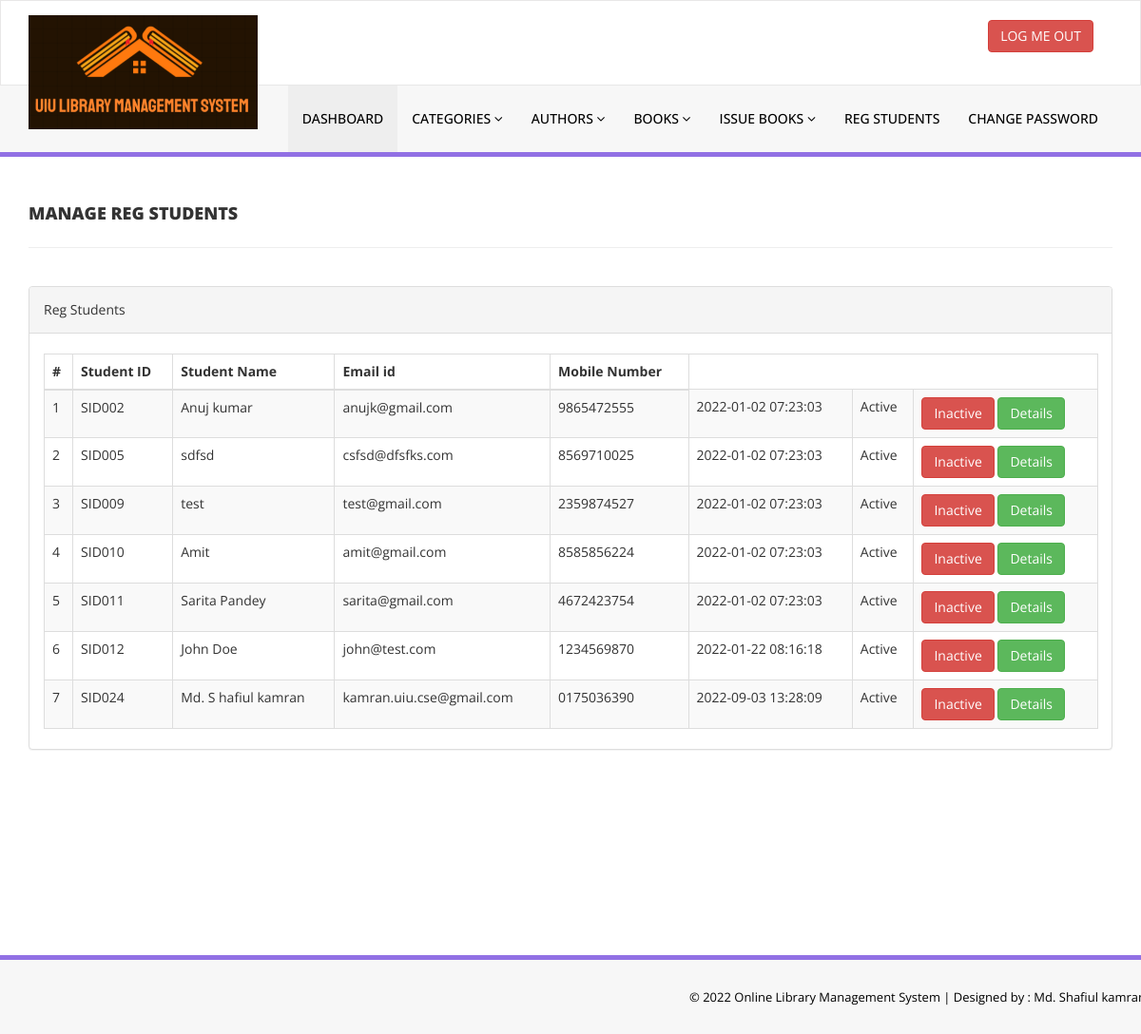
The app's page /admin/reg-students.php (signed in) with its own data.
### tables this page shows
CREATE TABLE `tblstudents` (
  `id` int(11) NOT NULL,
  `StudentId` varchar(100) DEFAULT NULL,
  `FullName` varchar(120) DEFAULT NULL,
  `EmailId` varchar(120) DEFAULT NULL,
  `MobileNumber` char(11) DEFAULT NULL,
  `Password` varchar(120) DEFAULT NULL,
  `Status` int(1) DEFAULT NULL,
  `RegDate` timestamp NULL DEFAULT current_timestamp(),
  `UpdationDate` timestamp NULL DEFAULT NULL ON UPDATE current_timestamp()
);

### admin/reg-students.php (the view, shortened to what this page needs)
<?php
include('includes/config.php');
if(strlen($_SESSION['alogin'])==0)
    {
header('location:index.php');
}
else{
    ?>
<!DOCTYPE html>
<html xmlns="http://www.w3.org/1999/xhtml">
<head>
    <link href="assets/css/bootstrap.css" rel="stylesheet" />
    <link href="assets/css/font-awesome.css" rel="stylesheet" />
    <link href="assets/js/dataTables/dataTables.bootstrap.css" rel="stylesheet" />
    <link href="assets/css/style.css" rel="stylesheet" />
</head>
<body>
<?php include('includes/header.php');?>
    <div class="content-wrapper">
         <div class="container">
        <div class="row pad-botm">
            <div class="col-md-12">
                <h4 class="header-line">Manage Reg Students</h4>
    </div>
        </div>
            <div class="row">
                <div class="col-md-12">
                    <div class="panel panel-default">
                        <div class="panel-heading">
                          Reg Students
                        </div>
                        <div class="panel-body">
                            <div class="table-responsive">
                                <table class="table table-striped table-bordered table-hover" id="dataTables-example">
                                    <thead>
                                        <tr>
                                            <th>#</th>
                                            <th>Student ID</th>
                                            <th>Student Name</th>
                                            <th>Email id </th>
                                            <th>Mobile Number</th>
                                        </tr>
                                    </thead>
                                    <tbody>
<?php $sql = "SELECT * from tblstudents";
$query = $dbh -> prepare($sql);
$query->execute();
$results=$query->fetchAll(PDO::FETCH_OBJ);
$cnt=1;
if($query->rowCount() > 0)
{
foreach($results as $result)
{               ?>
                                        <tr class="odd gradeX">
                                            <td class="center"><?php echo htmlentities($cnt);?></td>
                                            <td class="center"><?php echo htmlentities($result->StudentId);?></td>
                                            <td class="center"><?php echo htmlentities($result->FullName);?></td>
                                            <td class="center"><?php echo htmlentities($result->EmailId);?></td>
                                            <td class="center"><?php echo htmlentities($result->MobileNumber);?></td>
                                             <td class="center"><?php echo htmlentities($result->RegDate);?></td>
                                            <td class="center"><?php if($result->Status==1)
                                            {
                                                echo htmlentities("Active");
                                            } else {
                                            echo htmlentities("Blocked");
}
                                            ?></td>
                                            <td class="center">
<?php if($result->Status==1)
 {?>
<a href="reg-students.php?inid=<?php echo htmlentities($result->id);?>" onclick="return confirm('Are you sure you want to block this student?');" >  <button class="btn btn-danger"> Inactive</button>
<?php } else {?>
<a href="reg-students.php?id=<?php echo htmlentities($result->id);?>" onclick="return confirm('Are you sure you want to active this student?');"><button class="btn btn-primary"> Active</button>
                                            <?php } ?>
<a href="student-history.php?stdid=<?php echo htmlentities($result->StudentId);?>"><button class="btn btn-success"> Details</button>
                                            </td>
                                        </tr>
 <?php $cnt=$cnt+1;}} ?>
                                    </tbody>
                                </table>
                            </div>
                        </div>
                    </div>
                </div>
            </div>
    </div>
    </div>
  <?php include('includes/footer.php');?>
</body>
</html>
<?php } ?>

### admin/assets/css/style.css (style rules this page uses)
.content-wrapper { margin-top: 40px; min-height:800px; padding-bottom:90px; }
.header-line { font-weight:900; padding-bottom:25px; border-bottom:1px solid #eeeeee; text-transform:uppercase; }
.pad-botm { padding-bottom:30px; }

### records on screen
tblstudents: StudentId "SID002", FullName "Anuj kumar", EmailId "anujk@gmail.com", MobileNumber "9865472555", RegDate "2022-01-02 07:23:03"
tblstudents: StudentId "SID005", FullName "sdfsd", EmailId "csfsd@dfsfks.com", MobileNumber "8569710025", RegDate "2022-01-02 07:23:03"
tblstudents: StudentId "SID009", FullName "test", EmailId "test@gmail.com", MobileNumber "2359874527", RegDate "2022-01-02 07:23:03"
tblstudents: StudentId "SID010", FullName "Amit", EmailId "amit@gmail.com", MobileNumber "8585856224", RegDate "2022-01-02 07:23:03"
tblstudents: StudentId "SID011", FullName "Sarita Pandey", EmailId "sarita@gmail.com", MobileNumber "4672423754", RegDate "2022-01-02 07:23:03"
tblstudents: StudentId "SID012", FullName "John Doe", EmailId "john@test.com", MobileNumber "1234569870", RegDate "2022-01-22 08:16:18"
tblstudents: StudentId "SID024", FullName "Md. S hafiul kamran", EmailId "kamran.uiu.cse@gmail.com", MobileNumber "0175036390", RegDate "2022-09-03 13:28:09"
